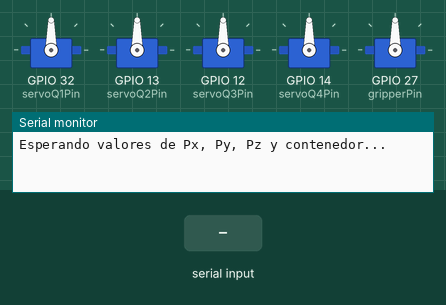
This sketch was run on a simulated ESP32. Shown: 5 × servo, the last lines printed to the serial monitor. The test bench sets the inputs (shaded band).

Above: at 1.2 s.
1.3 s: "90,45,200,10\n" received over Serial
At 3.78 s:
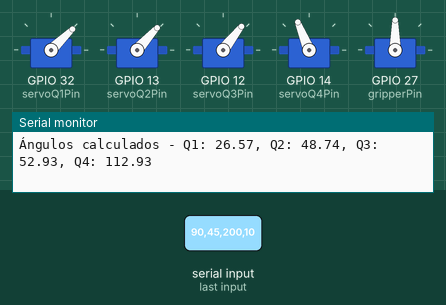
At 4.38 s:
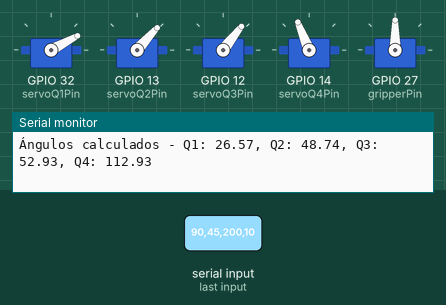
Timing chart, 0 to 10.3 s (numbered marks = the images above; inputs shaded):
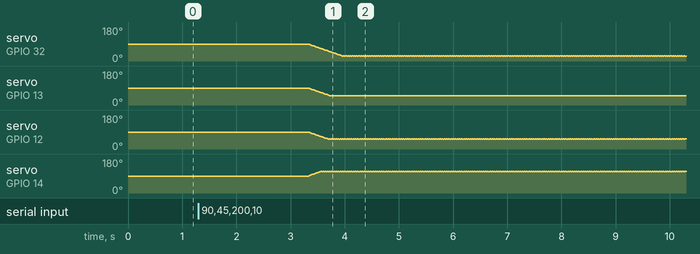

The sketch:

HuArm.ino
```cpp
#include <ESP32Servo.h> // Librería compatible con ESP32

// Declaración de funciones
void validatePosition(float &Px, float &Py, float &Pz);
void calculateAngles(float Px, float Py, float Pz);
void moveServos(float q1_target, float q2_target, float q3_target, float q4_target);
void gripObject();
void releaseObject();
void moveToRestPosition();

// Declaración de servomotores
Servo servoQ1;
Servo servoQ2;
Servo servoQ3;
Servo servoQ4;
Servo gripperServo;

// Pines para los servos
const int servoQ1Pin = 32;
const int servoQ2Pin = 13;
const int servoQ3Pin = 12;
const int servoQ4Pin = 14;
const int gripperPin = 27;

// Variables para la posición del brazo y contenedor
float Px, Py, Pz;
float Px_container, Py_container, Pz_container;
float q1, q2, q3, q4;

// Variables de la garra
const int gripperOpenAngle = 90; // Ángulo para abrir la garra
const int gripperCloseAngle = 0; // Ángulo para cerrar la garra

// Configuración de movimiento
const int moveDelay = 20; // Tiempo entre cada paso en milisegundos
const int stepSize = 2;   // Tamaño del incremento/decremento de ángulo

void setup() {
  // Inicializar servos
  servoQ1.attach(servoQ1Pin, 500, 2400); // Ancho de pulso para SG-5010
  servoQ2.attach(servoQ2Pin, 500, 2400);
  servoQ3.attach(servoQ3Pin, 500, 2400);
  servoQ4.attach(servoQ4Pin, 500, 2400);
  gripperServo.attach(gripperPin, 500, 2400);

  // Configuración de comunicación serial
  Serial.begin(115200);
  Serial.println("Esperando valores de Px, Py, Pz y contenedor...");
}

void loop() {
  // Leer valores de Px, Py, Pz y posición del contenedor desde el puerto serial
  if (Serial.available() > 0) {
    // Leer posición del objeto
    Px = Serial.parseFloat();
    Py = Serial.parseFloat();
    Pz = Serial.parseFloat();

    // Leer posición del contenedor
    Px_container = Serial.parseFloat();
    Py_container = Serial.parseFloat();
    Pz_container = Serial.parseFloat();

    Serial.print("Recibido - Px: "); Serial.print(Px);
    Serial.print(", Py: "); Serial.print(Py);
    Serial.print(", Pz: "); Serial.println(Pz);
    Serial.print("Contenedor - Px: "); Serial.print(Px_container);
    Serial.print(", Py: "); Serial.print(Py_container);
    Serial.print(", Pz: "); Serial.println(Pz_container);

    // Validar si la posición está dentro del alcance
    validatePosition(Px, Py, Pz);
    validatePosition(Px_container, Py_container, Pz_container);

    // Calcular ángulos para la posición del objeto
    calculateAngles(Px, Py, Pz);

    // Mover servos al objeto
    moveServos(q1, q2, q3, q4);

    // Control de la garra: cerrar, mover al contenedor, y abrir
    gripObject();
    calculateAngles(Px_container, Py_container, Pz_container);
    moveServos(q1, q2, q3, q4);
    releaseObject();

    // Volver a la posición de reposo
    moveToRestPosition();
  }
}

void validatePosition(float &Px, float &Py, float &Pz) {
  float distance = sqrt(Px * Px + Py * Py + Pz * Pz);
  if (distance > 2.1) { // El alcance máximo del brazo es 2.1 unidades
    Serial.println("Error: La posición está fuera del alcance del brazo. Ajustando...");
    Px = 2.1 * Px / distance;
    Py = 2.1 * Py / distance;
    Pz = 2.1 * Pz / distance;
    Serial.print("Nueva posición ajustada - Px: "); Serial.print(Px);
    Serial.print(", Py: "); Serial.print(Py);
    Serial.print(", Pz: "); Serial.println(Pz);
  }
}

void calculateAngles(float Px, float Py, float Pz) {
  // Calcular q1
  q1 = atan2(Py, Px) * 180.0 / PI;
  if (q1 < 0) q1 += 180.0; // Ajustar para valores positivos

  // Calcular q2
  float PxPyMagnitude = sqrt(Px * Px + Py * Py); // Magnitud en el plano XY
  if (PxPyMagnitude == 0) {
    Serial.println("Error: División por cero al calcular q2.");
    q2 = 0;
  } else {
    q2 = atan2(Pz - 0.8, PxPyMagnitude) * 180.0 / PI;
    if (q2 < 0) q2 += 180.0; // Ajustar para valores positivos
  }

  // Calcular q3
  float sqrtPxPy = sqrt(Px * Px + Py * Py);
  float q3Numerator = sqrtPxPy - (0.7 * cos(q2 * PI / 180.0));
  float q3Denominator = 0.8;

  if (q3Denominator == 0 || abs(q3Numerator / q3Denominator) > 1) {
    Serial.println("Error: Valor fuera de rango o división por cero al calcular q3.");
    q3 = 0;
  } else {
    q3 = acos(q3Numerator / q3Denominator) * 180.0 / PI;
    if (q3 < 0) q3 += 180.0; // Ajustar para valores positivos
  }

  // Calcular q4
  float q4Numerator = Pz - 0.8 - (0.7 * sin(q2 * PI / 180.0)) - (0.8 * sin((q2 + q3) * PI / 180.0));
  float q4Denominator = 0.6;

  if (q4Denominator != 0) {
    float value = q4Numerator / q4Denominator;
    if (value > 1.0) value = 1.0; // Límite superior
    if (value < -1.0) value = -1.0; // Límite inferior
    q4 = acos(value) * 180.0 / PI;
    if (q4 < 0) q4 += 180.0; // Ajustar para valores positivos
  } else {
    Serial.println("Error: División por cero al calcular q4.");
    q4 = 0;
  }

  Serial.print("Ángulos calculados - Q1: "); Serial.print(q1);
  Serial.print(", Q2: "); Serial.print(q2);
  Serial.print(", Q3: "); Serial.print(q3);
  Serial.print(", Q4: "); Serial.println(q4);
}

void moveServos(float q1_target, float q2_target, float q3_target, float q4_target) {
  int q1_current = servoQ1.read();
  int q2_current = servoQ2.read();
  int q3_current = servoQ3.read();
  int q4_current = servoQ4.read();

  while (q1_current != q1_target || q2_current != q2_target || q3_current != q3_target || q4_current != q4_target) {
    if (q1_current < q1_target) q1_current += stepSize;
    else if (q1_current > q1_target) q1_current -= stepSize;

    if (q2_current < q2_target) q2_current += stepSize;
    else if (q2_current > q2_target) q2_current -= stepSize;

    if (q3_current < q3_target) q3_current += stepSize;
    else if (q3_current > q3_target) q3_current -= stepSize;

    if (q4_current < q4_target) q4_current += stepSize;
    else if (q4_current > q4_target) q4_current -= stepSize;

    servoQ1.write(constrain(q1_current, 0, 180));
    servoQ2.write(constrain(q2_current, 0, 180));
    servoQ3.write(constrain(q3_current, 0, 180));
    servoQ4.write(constrain(q4_current, 0, 180));

    delay(moveDelay);
  }

  Serial.println("Servos movidos a las posiciones calculadas.");
}

void gripObject() {
  gripperServo.write(gripperCloseAngle);
  Serial.println("Garra cerrada para tomar el objeto.");
  delay(1000);
}

void releaseObject() {
  gripperServo.write(gripperOpenAngle);
  Serial.println("Garra abierta para soltar el objeto.");
  delay(1000);
}

void moveToRestPosition() {
  Serial.println("Moviendo a la posición de reposo...");
  moveServos(90, 90, 90, 90);
  Serial.println("Robot en posición de reposo.");
}
```
